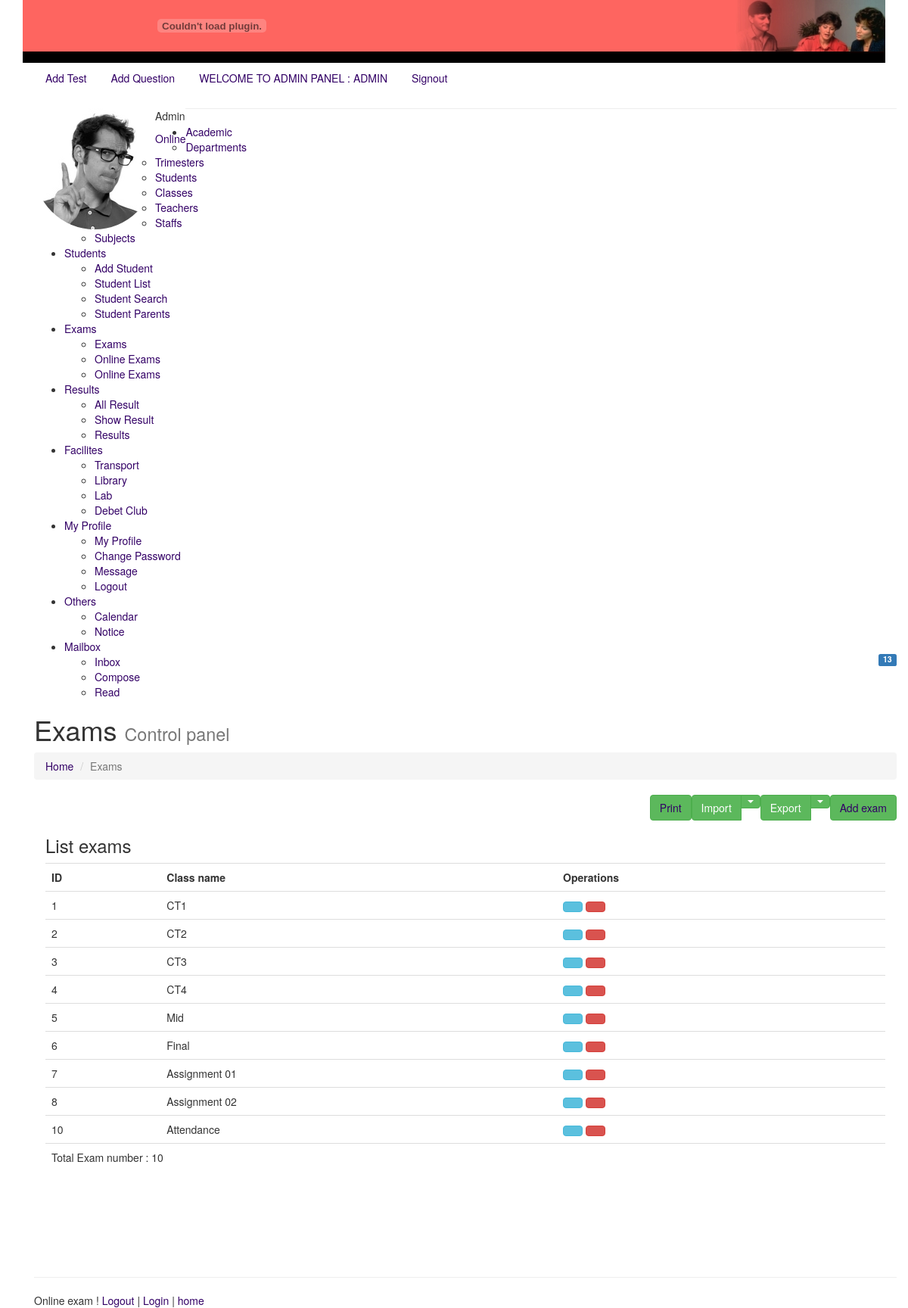
/exams.php (signed in), run on the app's committed database.
### tables this page shows
CREATE TABLE `exam` (
  `id` int(11) NOT NULL,
  `examname` varchar(200) NOT NULL
);

### exams.php (the view, shortened to what this page needs)
<?php
include("header.php");
include("leftsidebar.php");
?>
<div class="content-wrapper">
    <section class="content-header">
        <h1>
            Exams
            <small>Control panel</small>
        </h1>
        <ol class="breadcrumb">
            <li><a href="#"><i class="fa fa-dashboard"></i> Home</a></li>
            <li class="active">Exams</li>
        </ol>
    </section>
    <section class="content">
        <a href="exams.php?addexam=yes"  class="floatRTL btn btn-success btn-flat pull-right marginBottom15 no-print ng-binding">Add exam</a>
        <div class="btn-group pull-right no-print">
            <button type="button" class="btn btn-success btn-flat ng-binding">Export</button>
            <button type="button" class="btn btn-success btn-flat dropdown-toggle" data-toggle="dropdown">
                <span class="caret"></span>
            </button>
        </div>
        <div class="btn-group pull-right no-print">
            <button type="button" class="btn btn-success btn-flat ng-binding">Import</button>
            <button type="button" class="btn btn-success btn-flat dropdown-toggle" data-toggle="dropdown">
                <span class="caret"></span>
            </button>
        </div>
        <a href="javascript:window.print()" class="floatRTL btn btn-success btn-flat pull-right marginBottom15 no-print ng-binding">Print</a>
        <div class="box col-xs-12">
            <div class="box-header">
                <h3 class="box-title ng-binding">List exams</h3>
            </div>
            <div class="box-body table-responsive">
                <table class="table table-hover">
                    <tbody><tr>
                            <th class="ng-binding">ID</th>
                            <th class="ng-binding">Class name</th>
                            <th class="no-print ng-binding">Operations</th>
                        </tr>
                        <?php
                        $sql = "SELECT * FROM exam";
                        $result = $conn->query($sql);
                        if ($result->num_rows > 0) {
                            $count=1;
                            while ($row = $result->fetch_assoc()) {
                                $count++;
                                ?>
                                <tr  >
                                    <td class="ng-binding"><?= $row["id"]; ?></td>
                                    <td class="ng-binding"><?= $row["examname"]; ?></td>
                                    <td class="no-print">
                                        <a  href="exams.php?id=<?= $row["id"]; ?>&editexam=yes" class="btn btn-info btn-flat" title="" tooltip="" data-original-title="Edit"><i class="fa fa-pencil"></i></a>
                                        <a    href="exams.php?id=<?= $row["id"]; ?>&deleteexam=yes"" class="btn btn-danger btn-flat" title="" tooltip="" data-original-title="Remove"><i class="fa fa-trash-o"></i></a>
                                    </td>
                                </tr>
                                <?php
                            }
            echo ' <tr   class="ng-hide"><td class="noTableData ng-binding" colspan="5"> Total Exam number : '.$count.'</td></tr>';
                        } else {
                            echo ' <tr   class="ng-hide"><td class="noTableData ng-binding" colspan="5">No Exams</td></tr>';
                        }
                        ?>
                    </tbody></table>
            </div>
        </div>
    </section>
</div>
<?php
include("footer.php");
?>

### onlineexam/quiz.css (style rules this page uses)
body { margin-left: 0px; margin-top: 0px; }

### data on the page
exam: id "1", examname "CT1"
exam: id "2", examname "CT2"
exam: id "3", examname "CT3"
exam: id "4", examname "CT4"
exam: id "5", examname "Mid"
exam: id "6", examname "Final"
exam: id "7", examname "Assignment 01"
exam: id "8", examname "Assignment 02"
exam: id "10", examname "Attendance"

### other printed values
$LOGIN_NAME "ADMIN"
$LOGIN_TYPE "ADMIN"
$LOGIN_NAME "Admin"
$count "10"
